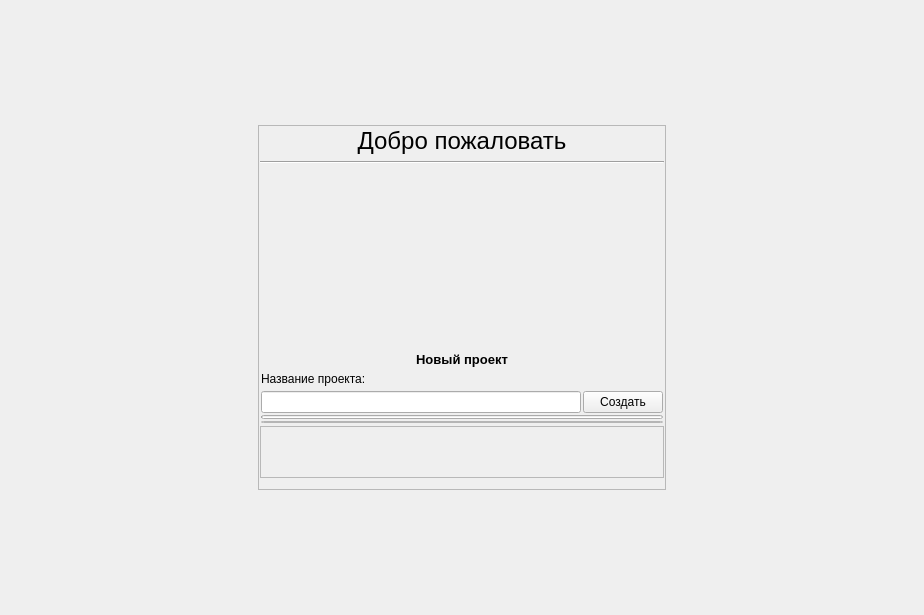
      <widget class="QWidget" name="page">
       <layout class="QGridLayout" name="gridLayout">
        <item row="1" column="0">
         <spacer name="horizontalSpacer">
          <property name="orientation">
           <enum>Qt::Horizontal</enum>
          </property>
          <property name="sizeHint" stdset="0">
           <size>
            <width>247</width>
            <height>20</height>
           </size>
          </property>
         </spacer>
        </item>
        <item row="0" column="1">
         <spacer name="verticalSpacer">
          <property name="orientation">
           <enum>Qt::Vertical</enum>
          </property>
          <property name="sizeHint" stdset="0">
           <size>
            <width>20</width>
            <height>114</height>
           </size>
          </property>
         </spacer>
        </item>
        <item row="1" column="3">
         <spacer name="horizontalSpacer_2">
          <property name="orientation">
           <enum>Qt::Horizontal</enum>
          </property>
          <property name="sizeHint" stdset="0">
           <size>
            <width>247</width>
            <height>20</height>
           </size>
          </property>
         </spacer>
        </item>
        <item row="1" column="1" colspan="2">
         <widget class="QFrame" name="frame">
          <property name="sizePolicy">
           <sizepolicy hsizetype="Expanding" vsizetype="Expanding">
            <horstretch>0</horstretch>
            <verstretch>0</verstretch>
           </sizepolicy>
          </property>
          <property name="minimumSize">
           <size>
            <width>350</width>
            <height>350</height>
           </size>
          </property>
          <property name="frameShape">
           <enum>QFrame::StyledPanel</enum>
          </property>
          <property name="frameShadow">
           <enum>QFrame::Raised</enum>
          </property>
          <layout class="QGridLayout" name="gridLayout_6">
           <property name="leftMargin">
            <number>1</number>
           </property>
           <property name="topMargin">
            <number>1</number>
           </property>
           <property name="rightMargin">
            <number>1</number>
           </property>
           <property name="bottomMargin">
            <number>1</number>
           </property>
           <property name="spacing">
            <number>2</number>
           </property>
           <item row="0" column="0" colspan="3">
            <widget class="QLabel" name="label">
             <property name="font">
              <font>
               <pointsize>18</pointsize>
              </font>
             </property>
             <property name="frameShape">
              <enum>QFrame::NoFrame</enum>
             </property>
             <property name="text">
              <string>Добро пожаловать</string>
             </property>
             <property name="alignment">
              <set>Qt::AlignCenter</set>
             </property>
            </widget>
           </item>
           <item row="1" column="0" colspan="3">
            <widget class="Line" name="line">
             <property name="minimumSize">
              <size>
               <width>320</width>
               <height>10</height>
              </size>
             </property>
             <property name="orientation">
              <enum>Qt::Horizontal</enum>
             </property>
            </widget>
           </item>
           <item row="2" column="0" colspan="3">
            <layout class="QHBoxLayout" name="horizontalLayout">
             <item>
              <spacer name="horizontalSpacer_3">
               <property name="orientation">
                <enum>Qt::Horizontal</enum>
               </property>
               <property name="sizeHint" stdset="0">
                <size>
                 <width>40</width>
                 <height>20</height>
                </size>
               </property>
              </spacer>
             </item>
             <item>
              <widget class="QLabel" name="lab_logo_0">
               <property name="sizePolicy">
                <sizepolicy hsizetype="Preferred" vsizetype="Preferred">
                 <horstretch>0</horstretch>
                 <verstretch>0</verstretch>
                </sizepolicy>
               </property>
               <property name="minimumSize">
                <size>
                 <width>315</width>
                 <height>98</height>
                </size>
               </property>
               <property name="font">
                <font>
                 <family>Arial</family>
                </font>
               </property>
               <property name="styleSheet">
                <string notr="true">image: url(:/logotip/Membranium_logo_rus.png);</string>
               </property>
               <property name="frameShape">
                <enum>QFrame::NoFrame</enum>
               </property>
               <property name="text">
                <string/>
               </property>
              </widget>
             </item>
             <item>
              <spacer name="horizontalSpacer_4">
               <property name="orientation">
                <enum>Qt::Horizontal</enum>
               </property>
               <property name="sizeHint" stdset="0">
                <size>
                 <width>40</width>
                 <height>20</height>
                </size>
               </property>
              </spacer>
             </item>
            </layout>
           </item>
           <item row="3" column="0">
            <widget class="QLabel" name="la_version_1">
             <property name="frameShape">
              <enum>QFrame::NoFrame</enum>
             </property>
             <property name="text">
              <string/>
             </property>
            </widget>
           </item>
           <item row="3" column="2">
            <spacer name="verticalSpacer_4">
             <property name="orientation">
              <enum>Qt::Vertical</enum>
             </property>
             <property name="sizeHint" stdset="0">
              <size>
               <width>20</width>
               <height>80</height>
              </size>
             </property>
            </spacer>
           </item>
           <item row="4" column="0" colspan="3">
            <widget class="QFrame" name="fr_new_pro_0">
             <property name="frameShape">
              <enum>QFrame::NoFrame</enum>
             </property>
             <property name="frameShadow">
              <enum>QFrame::Raised</enum>
             </property>
             <layout class="QGridLayout" name="gridLayout_4">
              <property name="leftMargin">
               <number>1</number>
              </property>
              <property name="topMargin">
               <number>1</number>
              </property>
              <property name="rightMargin">
               <number>1</number>
              </property>
              <property name="bottomMargin">
               <number>1</number>
              </property>
              <property name="spacing">
               <number>2</number>
              </property>
              <item row="2" column="0">
               <layout class="QHBoxLayout" name="horizontalLayout_3">
                <item>
                 <widget class="QLineEdit" name="lineE_new_pro_0">
                  <property name="styleSheet">
                   <string notr="true"/>
                  </property>
                 </widget>
                </item>
                <item>
                 <widget class="QPushButton" name="pushB_new_pro_0">
                  <property name="text">
                   <string>Создать</string>
                  </property>
                 </widget>
                </item>
               </layout>
              </item>
              <item row="1" column="0">
               <layout class="QHBoxLayout" name="horizontalLayout_2">
                <item>
                 <widget class="QLabel" name="label_4">
                  <property name="text">
                   <string>Название проекта:</string>
                  </property>
                 </widget>
                </item>
                <item>
                 <spacer name="horizontalSpacer_5">
                  <property name="orientation">
                   <enum>Qt::Horizontal</enum>
                  </property>
                  <property name="sizeHint" stdset="0">
                   <size>
                    <width>40</width>
                    <height>20</height>
                   </size>
                  </property>
                 </spacer>
                </item>
               </layout>
              </item>
              <item row="0" column="0">
               <widget class="QLabel" name="label_3">
                <property name="font">
                 <font>
                  <pointsize>10</pointsize>
                  <weight>75</weight>
                  <bold>true</bold>
                 </font>
                </property>
                <property name="text">
                 <string>Новый проект</string>
                </property>
                <property name="alignment">
                 <set>Qt::AlignCenter</set>
                </property>
               </widget>
              </item>
              <item row="4" column="0">
               <widget class="QPushButton" name="pushB_1">
                <property name="minimumSize">
                 <size>
                  <width>0</width>
                  <height>2</height>
                 </size>
                </property>
                <property name="maximumSize">
                 <size>
                  <width>16777215</width>
                  <height>2</height>
                 </size>
                </property>
                <property name="text">
                 <string/>
                </property>
               </widget>
              </item>
              <item row="3" column="0">
               <widget class="QProgressBar" name="pBar_1">
                <property name="maximumSize">
                 <size>
                  <width>16777215</width>
                  <height>4</height>
                 </size>
                </property>
                <property name="value">
                 <number>0</number>
                </property>
                <property name="textVisible">
                 <bool>false</bool>
                </property>
               </widget>
              </item>
             </layout>
            </widget>
           </item>
           <item row="5" column="0" colspan="3">
            <widget class="QFrame" name="fr_logo_0">
             <property name="minimumSize">
              <size>
               <width>0</width>
               <height>50</height>
              </size>
             </property>
             <property name="frameShape">
              <enum>QFrame::StyledPanel</enum>
             </property>
             <property name="frameShadow">
              <enum>QFrame::Raised</enum>
             </property>
             <layout class="QGridLayout" name="gridLayout_5">
              <property name="leftMargin">
               <number>1</number>
              </property>
              <property name="topMargin">
               <number>1</number>
              </property>
              <property name="rightMargin">
               <number>1</number>
              </property>
              <property name="bottomMargin">
               <number>1</number>
              </property>
              <property name="spacing">
               <number>2</number>
              </property>
              <item row="0" column="1">
               <spacer name="horizontalSpacer_6">
                <property name="orientation">
                 <enum>Qt::Horizontal</enum>
                </property>
                <property name="sizeHint" stdset="0">
                 <size>
                  <width>352</width>
                  <height>20</height>
                 </size>
                </property>
               </spacer>
              </item>
              <item row="0" column="0">
               <widget class="QFrame" name="frame_2">
                <property name="enabled">
                 <bool>true</bool>
                </property>
                <property name="minimumSize">
                 <size>
                  <width>48</width>
                  <height>48</height>
                 </size>
                </property>
                <property name="font">
                 <font>
                  <family>Arial</family>
                 </font>
                </property>
                <property name="styleSheet">
                 <string notr="true">image: url(:/logotip/logo1.png);</string>
                </property>
                <property name="frameShape">
                 <enum>QFrame::NoFrame</enum>
                </property>
                <property name="frameShadow">
                 <enum>QFrame::Raised</enum>
                </property>
                <widget class="QLabel" name="laLogo_1">
                 <property name="geometry">
                  <rect>
                   <x>0</x>
                   <y>0</y>
                   <width>48</width>
                   <height>48</height>
                  </rect>
                 </property>
                 <property name="sizePolicy">
                  <sizepolicy hsizetype="Expanding" vsizetype="Expanding">
                   <horstretch>0</horstretch>
                   <verstretch>0</verstretch>
                  </sizepolicy>
                 </property>
                 <property name="minimumSize">
                  <size>
                   <width>0</width>
                   <height>0</height>
                  </size>
                 </property>
                 <property name="maximumSize">
                  <size>
                   <width>48</width>
                   <height>48</height>
                  </size>
                 </property>
                 <property name="font">
                  <font>
                   <family>Arial</family>
                  </font>
                 </property>
                 <property name="styleSheet">
                  <string notr="true">image: url(:/logotip/logo.png);</string>
                 </property>
                 <property name="frameShape">
                  <enum>QFrame::NoFrame</enum>
                 </property>
                 <property name="text">
                  <string/>
                 </property>
                </widget>
               </widget>
              </item>
             </layout>
            </widget>
           </item>
           <item row="6" column="1">
            <spacer name="verticalSpacer_5">
             <property name="orientation">
              <enum>Qt::Vertical</enum>
             </property>
             <property name="sizeHint" stdset="0">
              <size>
               <width>20</width>
               <height>10</height>
              </size>
             </property>
            </spacer>
           </item>
          </layout>
          <zorder>fr_new_pro_0</zorder>
          <zorder>label</zorder>
          <zorder>line</zorder>
          <zorder>la_version_1</zorder>
          <zorder>verticalSpacer_5</zorder>
          <zorder>fr_logo_0</zorder>
         </widget>
        </item>
        <item row="2" column="2">
         <spacer name="verticalSpacer_2">
          <property name="orientation">
           <enum>Qt::Vertical</enum>
          </property>
          <property name="sizeHint" stdset="0">
           <size>
            <width>20</width>
            <height>114</height>
           </size>
          </property>
         </spacer>
        </item>
       </layout>
      </widget>
